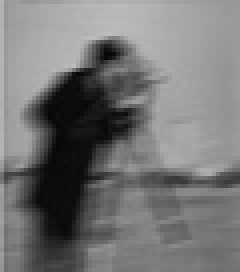
#> input picture Oped-9/1.jpg, 60 x 68 px, shrunk from 241 x 276 before the run, found by its file name (shown 4 times larger)
$ python code.py
#> lines starting #> are read from the running program, lines starting #| are printed output that depends on the picture
#> further down, input_image is the input picture: shape (68, 60, 3); min 6, max 189, mean 117.5
import cv2
import numpy as np
import matplotlib.pyplot as plt

def apply_smoothing_filter(image, kernel_size):
#> called with kernel_size = 5
    return cv2.blur(image, (kernel_size, kernel_size))
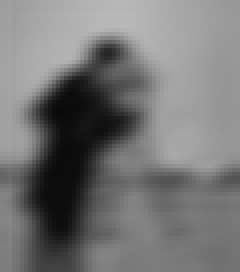
#> returned value: shape (68, 60, 3) (shown 4 times larger); min 11, max 184, mean 117.3

def apply_sharpening_filter(image):
    kernel = np.array([
        [0, -1, 0],
        [-1, 5, -1],
        [0, -1, 0]
    ])

    return cv2.filter2D(image, -1, kernel)
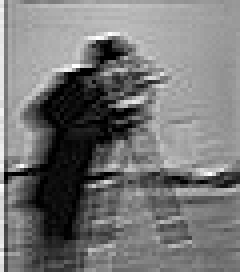
#> returned value: shape (68, 60, 3) (shown 4 times larger); min 0, max 255, mean 118.3

image_path = r"E:\DSIP\Oped-9\1.jpg"
input_image = cv2.imread(image_path)

if input_image is None:
    print("Error: 1.jpg not found!")
    exit()

smoothed_image = apply_smoothing_filter(
    input_image,
    kernel_size=5
)

sharpened_image = apply_sharpening_filter(
    input_image
)

input_rgb = cv2.cvtColor(
    input_image,
    cv2.COLOR_BGR2RGB
)

smoothed_rgb = cv2.cvtColor(
    smoothed_image,
    cv2.COLOR_BGR2RGB
)

sharpened_rgb = cv2.cvtColor(
    sharpened_image,
    cv2.COLOR_BGR2RGB
)


plt.figure(figsize=(15, 5))

# Original
plt.subplot(1, 3, 1)
plt.imshow(input_rgb)
plt.title("Original Image")
plt.axis("off")

# Smoothed
plt.subplot(1, 3, 2)
plt.imshow(smoothed_rgb)
plt.title("Smoothed Image")
plt.axis("off")

# Sharpened
plt.subplot(1, 3, 3)
plt.imshow(sharpened_rgb)
plt.title("Sharpened Image")
plt.axis("off")

# Adjust spacing
plt.tight_layout()

# Show output
plt.show()
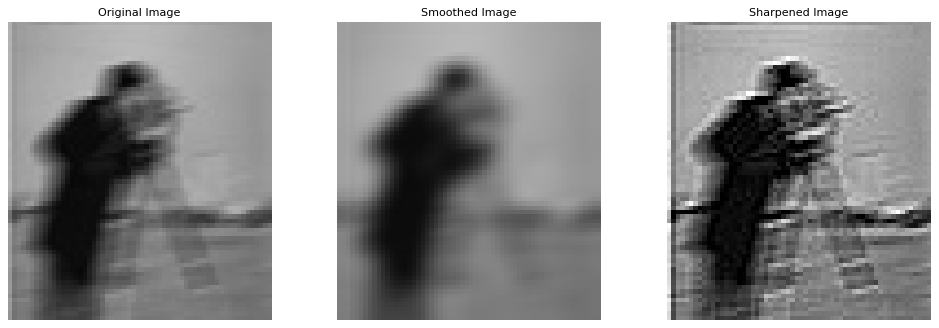
#> figure drawn by matplotlib, 3 panels

cv2.imwrite(
    "smoothed_image.jpg",
    smoothed_image
)

cv2.imwrite(
    "sharpened_image.jpg",
    sharpened_image
)

print("Smoothed image saved as: smoothed_image.jpg")
print("Sharpened image saved as: sharpened_image.jpg")

$ run again, with Oped-9/2.jpg copied over Oped-9/1.jpg
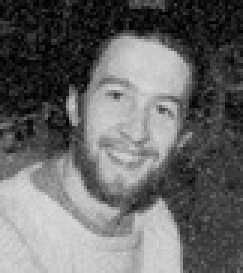
#> input picture Oped-9/2.jpg, 81 x 91 px, shrunk from 328 x 367 before the run, found by its file name (shown 3 times larger)
#> input_image is the input picture: shape (91, 81, 3); min 0, max 221, mean 103.4
#> in apply_sharpening_filter, `return cv2.filter2D(image, -1, kernel)`:
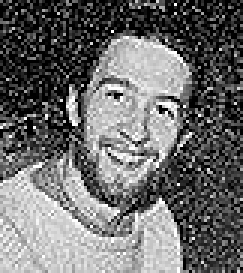
#> returned value: shape (91, 81, 3) (shown 3 times larger); min 0, max 255, mean 108.3
#> `plt.show()`:
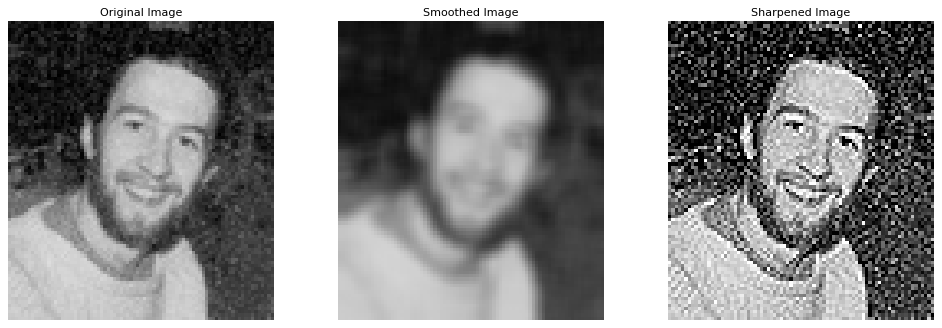
#> figure drawn by matplotlib, 3 panels

$ run again, with Oped-9/3.jpg copied over Oped-9/1.jpg
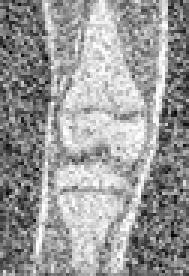
#> input picture Oped-9/3.jpg, 63 x 92 px, shrunk from 254 x 372 before the run, found by its file name (shown 3 times larger)
#> input_image is the input picture: shape (92, 63, 3); min 0, max 255, mean 153.6
#> in apply_sharpening_filter, `return cv2.filter2D(image, -1, kernel)`:
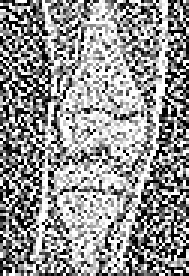
#> returned value: shape (92, 63, 3) (shown 3 times larger); min 0, max 255, mean 148.1
#> `plt.show()`:
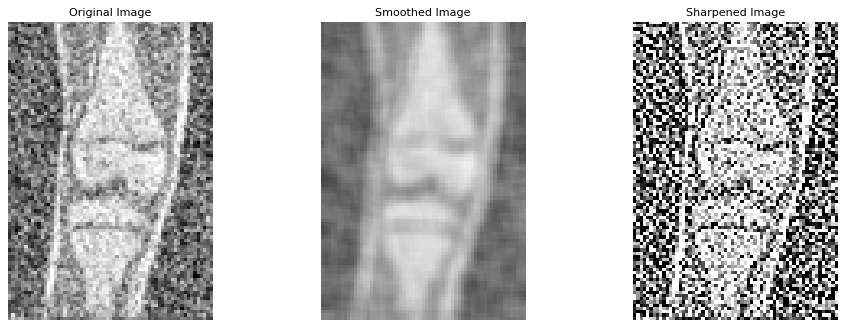
#> figure drawn by matplotlib, 3 panels
